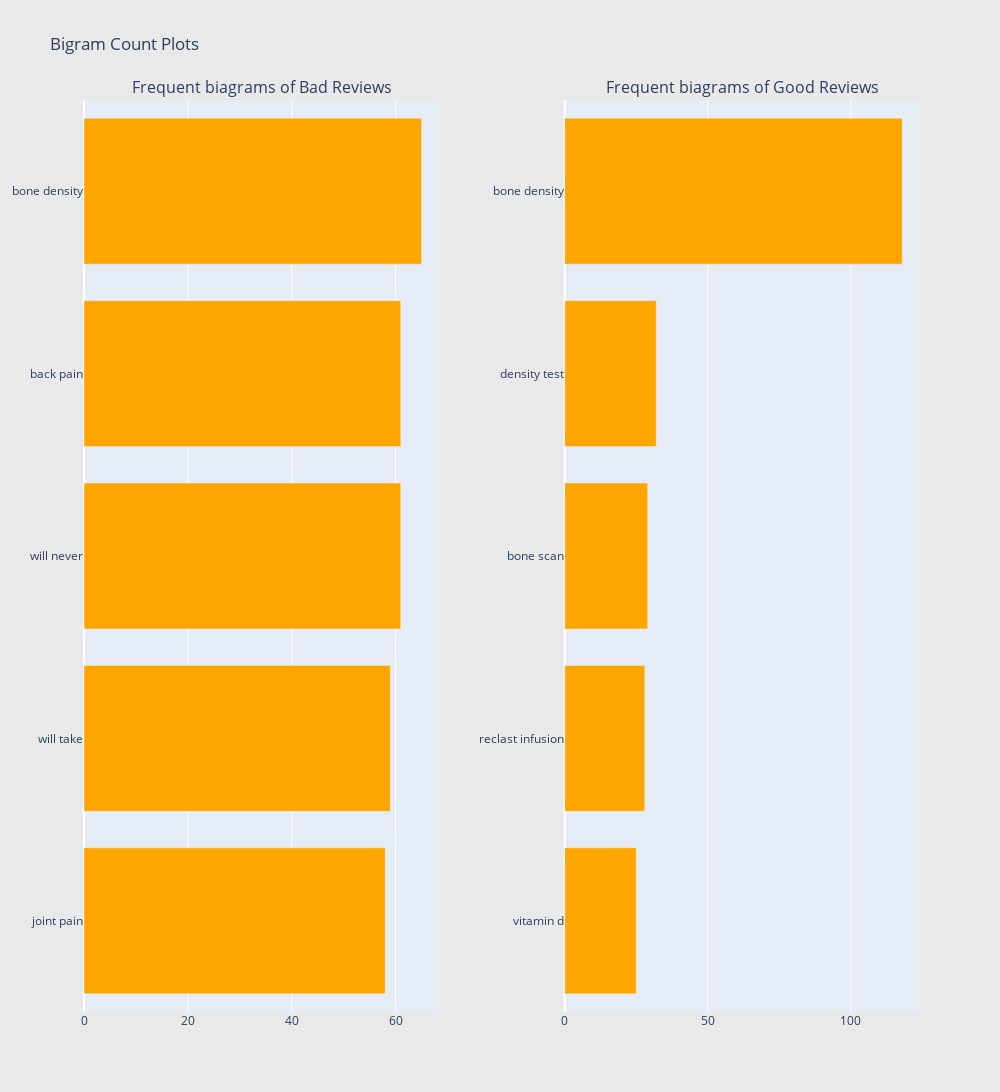

The notebook cell saved with this chart:
### Code cell
freq_dict = defaultdict(int)
for sent in df_side_effects[df_side_effects["Review"] == 'bad']['Reviews']:
    for word in generate_ngrams(sent,2):
        freq_dict[word] += 1
fd_sorted = pd.DataFrame(sorted(freq_dict.items(), key=lambda x: x[1])[::-1])
fd_sorted.columns = ["word", "wordcount"]
trace1 = horizontal_bar_chart(fd_sorted.head(5), 'orange')

freq_dict = defaultdict(int)
for sent in df_side_effects[df_side_effects["Review"] == 'good']['Reviews']:
    for word in generate_ngrams(sent,2):
        freq_dict[word] += 1
fd_sorted = pd.DataFrame(sorted(freq_dict.items(), key=lambda x: x[1])[::-1])
fd_sorted.columns = ["word", "wordcount"]
trace2 = horizontal_bar_chart(fd_sorted.head(5), 'orange')

# Creating two subplots
fig = tools.make_subplots(rows=1, cols=2, vertical_spacing=0.04,horizontal_spacing=0.15,
                          subplot_titles=["Frequent biagrams of Bad Reviews", 
                                          "Frequent biagrams of Good Reviews"])
fig.append_trace(trace1, 1, 1)
fig.append_trace(trace2, 1, 2)
fig['layout'].update(height=1200, width=1000, paper_bgcolor='rgb(233,233,233)', title="Bigram Count Plots")
py.iplot(fig, filename='word-plots')

### Figure 1 — Plotly figure (JSON) as saved in the notebook; plotly's stock layout.template omitted (floating-point values rounded to 4 significant figures)
{"data": [{"marker": {"color": "orange"}, "orientation": "h", "showlegend": false, "type": "bar", "x": [58, 59, 61, 61, 65], "xaxis": "x", "y": ["joint pain", "will take", "will never", "back pain", "bone density"], "yaxis": "y"}, {"marker": {"color": "orange"}, "orientation": "h", "showlegend": false, "type": "bar", "x": [25, 28, 29, 32, 118], "xaxis": "x2", "y": ["vitamin d", "reclast infusion", "bone scan", "density test", "bone density"], "yaxis": "y2"}], "layout": {"annotations": [{"font": {"size": 16}, "showarrow": false, "text": "Frequent biagrams of Bad Reviews", "x": 0.2125, "xanchor": "center", "xref": "paper", "y": 1, "yanchor": "bottom", "yref": "paper"}, {"font": {"size": 16}, "showarrow": false, "text": "Frequent biagrams of Good Reviews", "x": 0.7875, "xanchor": "center", "xref": "paper", "y": 1, "yanchor": "bottom", "yref": "paper"}], "height": 1200, "paper_bgcolor": "rgb(233,233,233)", "title": {"text": "Bigram Count Plots"}, "width": 1000, "xaxis": {"anchor": "y", "domain": [0, 0.425]}, "xaxis2": {"anchor": "y2", "domain": [0.575, 1]}, "yaxis": {"anchor": "x", "domain": [0, 1]}, "yaxis2": {"anchor": "x2", "domain": [0, 1]}}}
